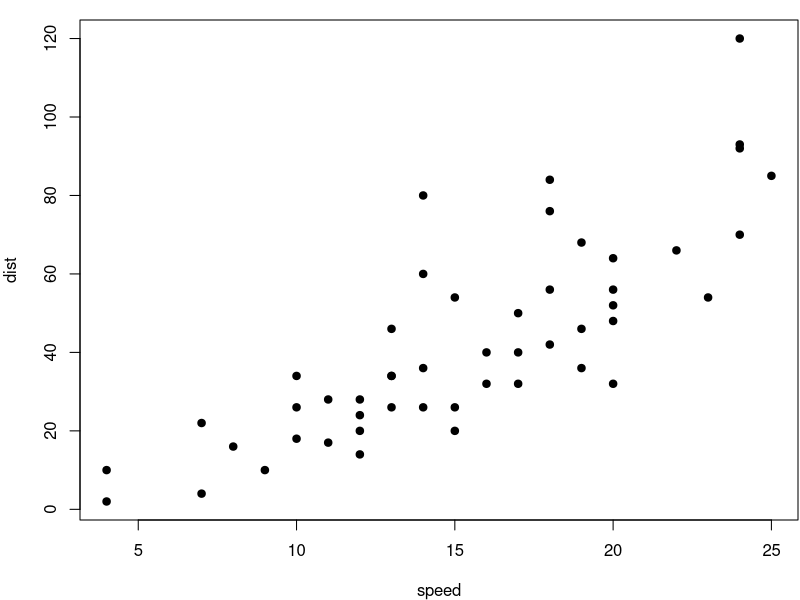

Here is the R script that generated this plot:
## ---- chunk 1
options(
  htmltools.dir.version = FALSE, formatR.indent = 2, width = 55, digits = 4
)
## ---- chunk 2
# Packages to install
pkg_to_install <- c("brew", "bookdown", "xfun")


# Check if the packages are installed, if not install
lapply(pkg_to_install,
    function(pkg) {
  if (system.file(package = pkg) == '') install.packages(pkg)
})
## ---- chunk 3
xfun::session_info()
## ---- chunk 4
par(mar = c(4, 4, 1, .1))
plot(cars, pch = 19)
## ---- chunk 5
knitr::kable(
  head(iris), caption = 'The boring iris data.',
  booktabs = TRUE
)
## ---- chunk 6
# Additional packages to cite
pkg_additional <- c(
  .packages(), "bookdown", "knitr", "rmarkdown"
)

# Check if the packages are installed, if not install
lapply(pkg_additional,
    function(pkg) {
  if (system.file(package = pkg) == '') install.packages(pkg)
})

# pkg_to_install is created in 00-setup.Rmd
pkg_to_cite <- c(pkg_to_install, pkg_additional)

# generate a BibTeX database automatically for some R packages
knitr::write_bib(pkg_to_cite, 'packages.bib')
